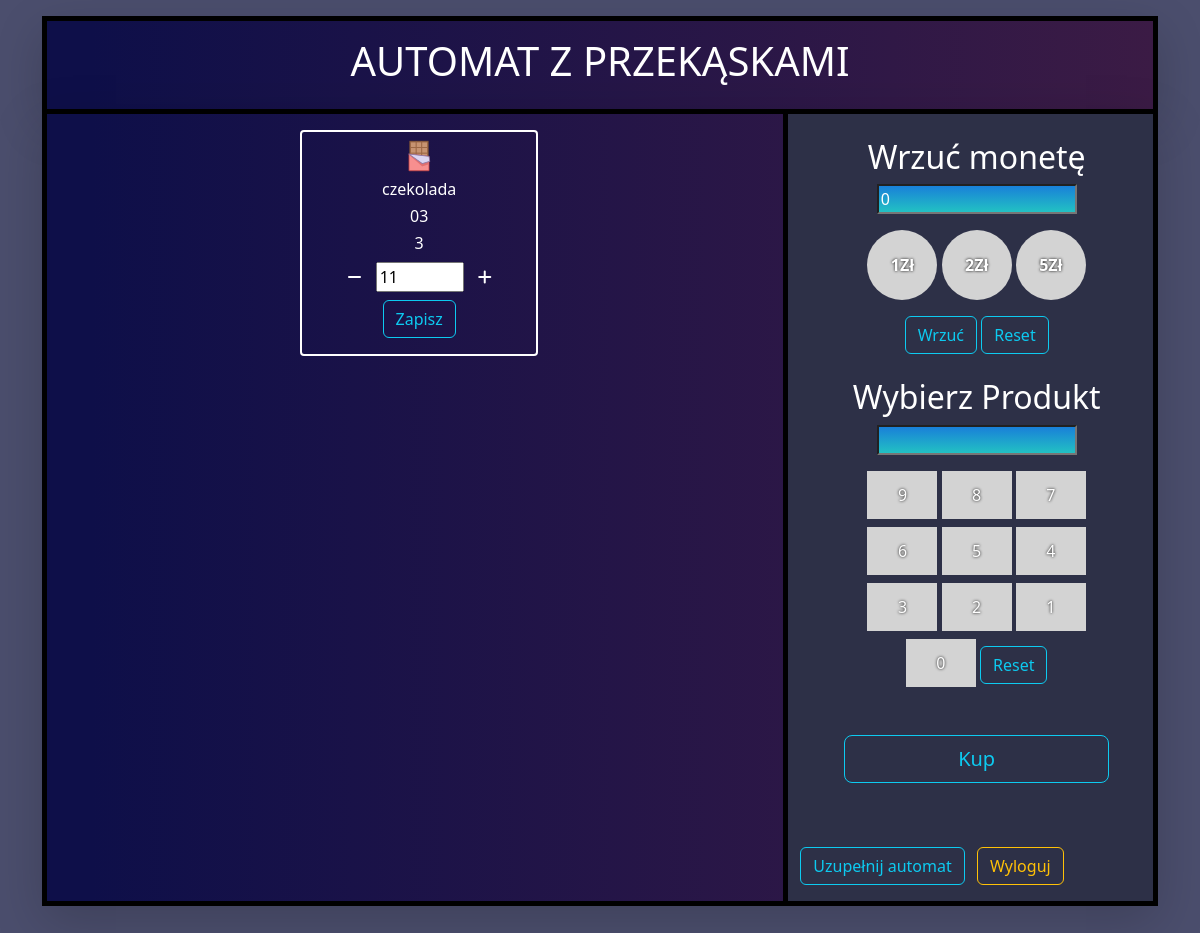
The page /?action=show&id=3 (signed in) on the database its author committed.
### tables this page shows
CREATE TABLE item (
    id integer primary key autoincrement ,
    name varchar(50),
    code varchar(50),
    price double unique,
    amount int default 0,
    image varchar(100)
);

### src/View/View.php (called while the page is built, shortened)
<?php
class View
{
    public function render(string $template, array $params=[]):void
    {
        require_once dirname(__FILE__).'/../../templates/base.php';
    }
}

### src/Utils/AbstractController.php (called while the page is built, shortened)
<?php
class AbstractController
{
    protected RequestInterface $request;
    public function __construct(RequestInterface $request)
    {
        $this->request = $request;
    }
    public function run(): void
    {
        $action = $this->action().'Action';
        $this->$action();
    }
    private function action(): string
    {
        return $this->request->getParam('action', self::DEF_ACTION);
    }
}

### public/index.php (called while the page is built, shortened)
<?php
try {
    $request = new Request($_GET, $_POST, $_SERVER);
    $database = new Database();
    $itemService = new ItemService($database);
    $userService = new UserService($database);
    $userService->addUser();
    $controller = new ItemController($itemService, $request, $userService);
    $controller->run();
} catch (Exception $exception) {
    echo "Wystąpił błąd";
    exit();
}

### src/Entity/Item.php (called while the page is built, shortened)
<?php
class Item
{
    private string $name;
    private string $code;
    private int $amount;
    private float $price;
    private string $image;
    public function __construct(int $id, string $name, string $code, int $amount, float $price, string $image)
    {
        $this->name = $name;
        $this->code = $code;
        $this->amount = $amount;
        $this->price = $price;
        $this->image = $image;
    }
    public function getName(): string
    {
        return $this->name;
    }
    public function getCode(): string
    {
        return $this->code;
    }
    public function getAmount(): int
    {
        return $this->amount;
    }
    public function getPrice(): float
    {
        return $this->price;
    }
    public function getImage(): string
    {
        return $this->image;
    }
}

### src/Database/Database.php (called while the page is built, shortened)
<?php
class Database implements DatabaseManagerInterface
{
    private PDO $connection;
    public function findById(int $id): Item
    {
        try {
            $sql = 'SELECT * FROM item WHERE id=:id';
            $query = $this->connection->prepare($sql);
            $query->bindParam(':id', $id);
            $query->execute();
            $result = $query->fetch(PDO::FETCH_ASSOC);
            return new Item($result['id'], $result['name'], $result['code'], $result['amount'], $result['price'], $result['image']);
        } catch (Exception) {
            throw new DatabaseException();
        }
    }
    private function createConnection(): void
    {
        $this->connection = new PDO("sqlite:" . __DIR__ . "/automat.sqlite");
        $this->connection->setAttribute(PDO::ATTR_ERRMODE, PDO::ERRMODE_EXCEPTION);
    }
}

### src/Service/ItemService.php (called while the page is built, shortened)
<?php
class ItemService
{
    private DatabaseManagerInterface $databaseManager;
    public function __construct(DatabaseManagerInterface $databaseManager)
    {
        $this->databaseManager=$databaseManager;
    }
    public function findItemById(int $id):Item
    {
        try {
            return $this->databaseManager->findById($id);
        }catch (DatabaseException) {
            throw new MissingItemException('1');
        }
    }
}

### src/Request/Request.php (called while the page is built, shortened)
<?php
class Request implements RequestInterface
{
    private array $get = [];
    public function __construct(array $get,array $post,array $server)
    {
        $this->get=$get;
    }
    public function getParam(string $name,$default=null)
    {
        return $this->get[$name] ?? $default;
    }
}

### templates/show.php (the view, shortened to what this page needs)
<?php
if ($params) :
    $item=$params['item'];?>
<div class="col-4 border border-2 rounded-1 border-white me-3 d-flex justify-content-center">
    <form method="post" action="/?action=update">
        <div class="box text-center">
            <img class="img mt-2 img-fluid" src="assets/img/<?php echo $item->getImage();?>">
            <h6 class="text-center mt-2"><?php echo $item->getName();?></h6>
            <h6 class="text-center mt-2"><?php echo $item->getCode();?></h6>
            <h6 class="text-center"><?php echo $item->getPrice();?></h6>
            <div class="input-group mb-2">
                <label>
                    <button type="button" class="amount-btn" id="dec"><i class="fa-solid fa-minus"></i></button>
                    <input class="ms-1 me-1" id="newAmount" type="number" name="amount" min="1" max="20" readonly value="<?php echo $item->getAmount();?>">
                    <button type="button" class="amount-btn" id="inc"><i class="fa-solid fa-plus"></i></button>
                </label>
            </div>
            <input type="submit" value="Zapisz" class="btn btn-outline-info"></input>
        </div>
    </form>
</div>
<?php endif;

### public/assets/css/style.css (style rules this page uses)
.bg-custom_2 { background: #4b4e6d; }
.fa-solid { cursor: pointer; transition: color 0.1s; }
.amount-btn { background: none; border: none; color: white; }

### rows shown on the page
item: image (picture), name "czekolada", code "03", price "3", amount "11"
